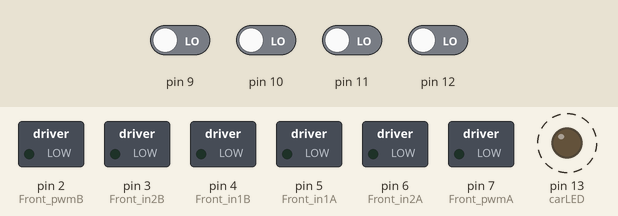
Simulated run of this sketch. Board: Arduino Uno, built with avr-gcc and run on an emulated ATmega328P. Shown: switched loads named in the sketch (green lamp = pin HIGH), output pins drawn as LEDs (lit = HIGH). Dashed ring = blinking. Inputs (shaded band) come from the test bench; at power-on: pin 9–12 LOW. What the sketch prints to the serial monitor is not drawn.

Above: at 3.06 s.
Timing chart, 0 to 6.0 s (numbered marks = the images above):
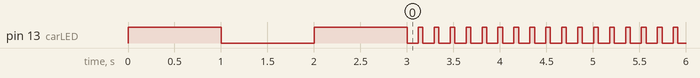

Measured:
- by itself, pin 13 (carLED): goes LOW 1.0 s, HIGH 1.0 s, 740 × (LOW 0.12 s, HIGH 0.05 s), LOW 0.12 s, then HIGH

The sketch:

Lawnmower_car_Arduino.ino
```cpp
/*
  RC Remote Car
  fsi6x-RC-car-spin.ino
  Uses Flysky FS-I6X RC receiver & FS-I6X 6-ch Controller
  Uses TB6612FNG H-Bridge Motor Controller
  Drives two DC Motors

  Two Drive Modes - Normal and Spin
  Map channel 6 on controller to switch SWA for mode control

  Right stick controls direction in Normal mode (CH1 & CH2)
  VRA controls speed and direction in Spin mode (CH5)
  Left stick is acceleration in both modes (CH3)

  Channel functions by Ricardo Paiva - https://gist.github.com/werneckpaiva/

  DroneBot Workshop 2021
  https://dronebotworkshop.com


*/

// Include iBus Library
//#include <IBusBM.h>

// Create iBus Object
//IBusBM ibus;

// TODO:
// Switch to ibus?
//

// Define Input Connections from remote receiver (pin numbers)
#define CH1 9 // white
#define CH2 10 // blue
#define CH3 11 // red
#define CH4 12 // green
//#define CH5 17 // green optional?  or use for sensing the battery voltage?
//#define CH6 16 // blue optional?

// Receiver Channel Values
int rcCH1 = 0; // Left - Right
int rcCH2 = 0; // Forward - Reverse
int rcCH3 = 0; // Acceleration
int rcCH4 = 0; // Spin mode?  (scott)
//int rcCH5 = 0; // Spin Control
//bool rcCH6 = 0; // Mode Control

// LED Connection
#define carLED 13 // pin for LED
//#define carLED LED_BUILTIN

// UNO has PWM on D3, D5, D6, D9, D10, D11 only.  be sure to use these for pwmA/B
// Motor Control Connections for TB6612FNG
// A is Right ?
// B is Left ?
// Nano has PWM on D3, D5, D6, D9, D10, and D11
#define Front_pwmA 7 // white GPIO7 for pwm output to driver for speed
#define Front_in2A 6 // blue GPIO6 for output to motor driver for direction
#define Front_in1A 5 // red GPIO4 for output to motor driver for direction
//#define Front_stby 1 // green GPIO1 for STBY/Enable
#define Front_in1B 4 // pin for output to motor driver for direction
#define Front_in2B 3 // pin for output to motor driver for direction
#define Front_pwmB 2 // pin for pwm output to driver for speed

//#define Rear_stby 9 // GPIO1 for STBY/Enable
// gnd pin 13
//#define Rear_pwmB 10 // GPI10 for pwm output to driver for speed
//#define Rear_in2B 11 // GPIO6 for output to motor driver for direction
//#define Rear_in1B 12 // GPIO4 for output to motor driver for direction
//#define Rear_in1A 13 // pin for output to motor driver for direction
//#define Rear_in2A 14 // pin for output to motor driver for direction
//#define Rear_pwmA 15 // pin for pwm output to driver for speed


// Motor Speed Values - Start at zero
int MotorSpeedA = 0;
int MotorSpeedB = 0;

// Motor Direction Values - 0 = backward, 1 = forward
int MotorDirA = 1;
int MotorDirB = 1;

// Control Motor A (Left?)
void mControlA(int mspeed, int mdir) {

  // Determine direction
  if (mdir == 0) {
    // Motor backward
    digitalWrite(Front_in1A, LOW);
    digitalWrite(Front_in2A, HIGH);
    //digitalWrite(Rear_in1A, LOW);
    //digitalWrite(Rear_in2A, HIGH);
  } else {
    // Motor forward
    digitalWrite(Front_in1A, HIGH);
    digitalWrite(Front_in2A, LOW);
    //digitalWrite(Rear_in1A, HIGH);
    //digitalWrite(Rear_in2A, LOW);
  }

  // Control motor
  analogWrite(Front_pwmA, mspeed);
  //analogWrite(Rear_pwmA, mspeed);
}

// Control Motor B
void mControlB(int mspeed, int mdir) {

  // Determine direction
  if (mdir == 0) {
    // Motor backward
    digitalWrite(Front_in1B, LOW);
    digitalWrite(Front_in2B, HIGH);
    //digitalWrite(Rear_in1B, LOW);
    //digitalWrite(Rear_in2B, HIGH);
  } else {
    // Motor forward
    digitalWrite(Front_in1B, HIGH);
    digitalWrite(Front_in2B, LOW);
    //digitalWrite(Rear_in1B, HIGH);
    //digitalWrite(Rear_in2B, LOW);
  }

  // Control motor
  // for arduino, use the analogWrite:
  analogWrite(Front_pwmB, mspeed);
  //analogWrite(Rear_pwmB, mspeed);
  // for pi pico, need to use PWM slices:

}

// Read the number of a given channel and convert to the range provided.
// If the channel is off, return the default value
//int readChannel(byte channelInput, int minLimit, int maxLimit, int defaultValue) {
//  uint16_t ch = ibus.readChannel(channelInput);  // ibus example
//  if (ch < 100) return defaultValue;
//  return map(ch, 1000, 2000, minLimit, maxLimit);
//}
int readChannel(int channelInput, int minLimit, int maxLimit, int defaultValue){
  int ch = pulseIn(channelInput, HIGH, 30000);
  if (ch < 100) return defaultValue;
  return map(ch, 1000, 2000, minLimit, maxLimit);
}

// Read the channel and return a boolean value
bool readSwitch(byte channelInput, bool defaultValue) {
  int intDefaultValue = (defaultValue) ? 100 : 0;
  int ch = readChannel(channelInput, 0, 100, intDefaultValue);
  return (ch > 50);
}

void setup()

{

  // Start serial monitor for debugging
  Serial.begin(115200);

  // Attach iBus object to serial port
  //ibus.begin(Serial1);

  // Set all the motor control pins to outputs
  pinMode(Front_pwmA, OUTPUT);
  pinMode(Front_pwmB, OUTPUT);
  pinMode(Front_in1A, OUTPUT);
  pinMode(Front_in2A, OUTPUT);
  pinMode(Front_in1B, OUTPUT);
  pinMode(Front_in2B, OUTPUT);
  //pinMode(Front_stby, OUTPUT);

  //pinMode(Rear_pwmA, OUTPUT);
  //pinMode(Rear_pwmB, OUTPUT);
  //pinMode(Rear_in1A, OUTPUT);
  //pinMode(Rear_in2A, OUTPUT);
  //pinMode(Rear_in1B, OUTPUT);
  //pinMode(Rear_in2B, OUTPUT);
  //pinMode(Rear_stby, OUTPUT);

  // Set LED pin as output
  pinMode(carLED, OUTPUT);

  // Keep motors on standby for two seconds & flash LED
  //digitalWrite(stby, LOW);
  digitalWrite(carLED, HIGH);
  delay (1000);
  digitalWrite(carLED, LOW);
  delay (1000);
  digitalWrite(carLED, HIGH);
  delay (1000);
  digitalWrite(carLED, LOW);
  //digitalWrite(stby, HIGH);

  // enable motor controller:
  //digitalWrite(stby, HIGH);
}

void loop() {

  // Get RC channel values
  rcCH1 = readChannel(CH1, -100, 100, 0);
  rcCH2 = readChannel(CH2, -100, 100, 0);
  rcCH3 = readChannel(CH3, 0, 155, 0);  // speed/throttle?
  //rcCH3 = readChannel(CH3,
  rcCH4 = readChannel(CH4, -100, 100, 0);
  //rcCH5 = readChannel(4, -100, 100, 0);
  //rcCH6 = readSwitch(5, false);

  // Print values to serial monitor for debugging
  Serial.print("Ch1 = ");
  Serial.print(rcCH1);

  Serial.print(" Ch2 = ");
  Serial.print(rcCH2);

  Serial.print(" Ch3 = ");
  Serial.print(rcCH3);

  Serial.print(" Ch4 = ");
  Serial.print(rcCH4);

  //Serial.print(" Ch5 = ");
  //Serial.print(rcCH5);

  //Serial.print(" Ch6 = ");
  //Serial.println(rcCH6);

  // Set speeds with channel 3 value (throttle?)
  MotorSpeedA = rcCH3;
  MotorSpeedB = rcCH3;

  // Set Mode with channel 6 value
//  if (rcCH6) {
//    // Spin Mode
//
//    // Turn on LED
//    digitalWrite(carLED, HIGH);
//
//    // Get Direction from channel 5 value
//    if (rcCH5 >= 0) {
//      //Clockwise
//      MotorDirA = 0;
//      MotorDirB = 1;
//      Serial.println("Clockwise");
//    } else {
//      //Counter-Clockwise
//      MotorDirA = 1;
//      MotorDirB = 0;
//      Serial.println("Counter-Clockwise");
//    }
//
//    // Add Motorspeed to channel 5 value
//    MotorSpeedA = MotorSpeedA + abs(rcCH5);
//    MotorSpeedB = MotorSpeedB + abs(rcCH5);
//
//  } else {
    // Normal Mode

    // Turn off LED
    //digitalWrite(carLED, LOW);

    // Set forward/backward direction with channel 2 value
    if (rcCH2 >= 0) {
      //Forward
      MotorDirA = 1;
      MotorDirB = 1;
      Serial.println(" Forward");
    } else {
      //Backward
      MotorDirA = 0;
      MotorDirB = 0;
      Serial.println(" Backward");
    }

    // Add channel 2 speed
    MotorSpeedA = MotorSpeedA + abs(rcCH2);
    MotorSpeedB = MotorSpeedB + abs(rcCH2);

    // Set left/right offset with channel 1 value
    MotorSpeedA = MotorSpeedA - rcCH1;
    MotorSpeedB = MotorSpeedB + rcCH1;

//  }

  // Ensure that speeds are between 0 and 255
  MotorSpeedA = constrain(MotorSpeedA, 0, 255);
  MotorSpeedB = constrain(MotorSpeedB, 0, 255);

  //Drive Motors
  //mControlA(MotorSpeedA, MotorDirA);
  //mControlB(MotorSpeedB, MotorDirB);

  // Print speed values to serial monitor for debugging
  Serial.print("Motor A Speed = ");
  Serial.print(MotorSpeedA);
  Serial.print(" | Motor B Speed = ");
  Serial.println(MotorSpeedB);

  // blink LED so we know it's running:
  digitalWrite(carLED, HIGH);
  // Slight delay
  delay(50);
  digitalWrite(carLED, LOW);


}
```
